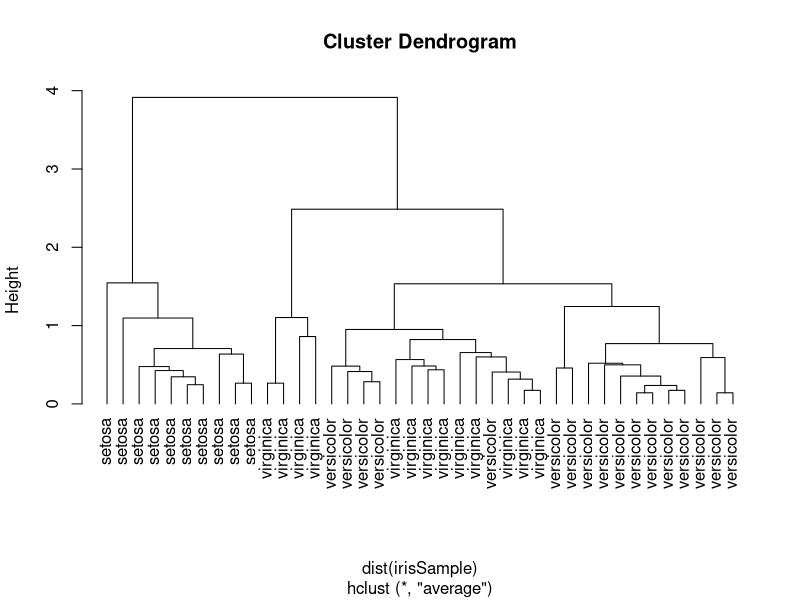

This chart was generated by the following R code:
## ---- chunk 1
idx  <- sample(1:dim(iris)[1],40)
irisSample  <- iris[idx,]
irisSample$Species  <- NULL
## ---- chunk 2
hc  <- hclust(dist(irisSample), method="ave")
plot(hc, hang = -1, labels = iris$Species[idx])
